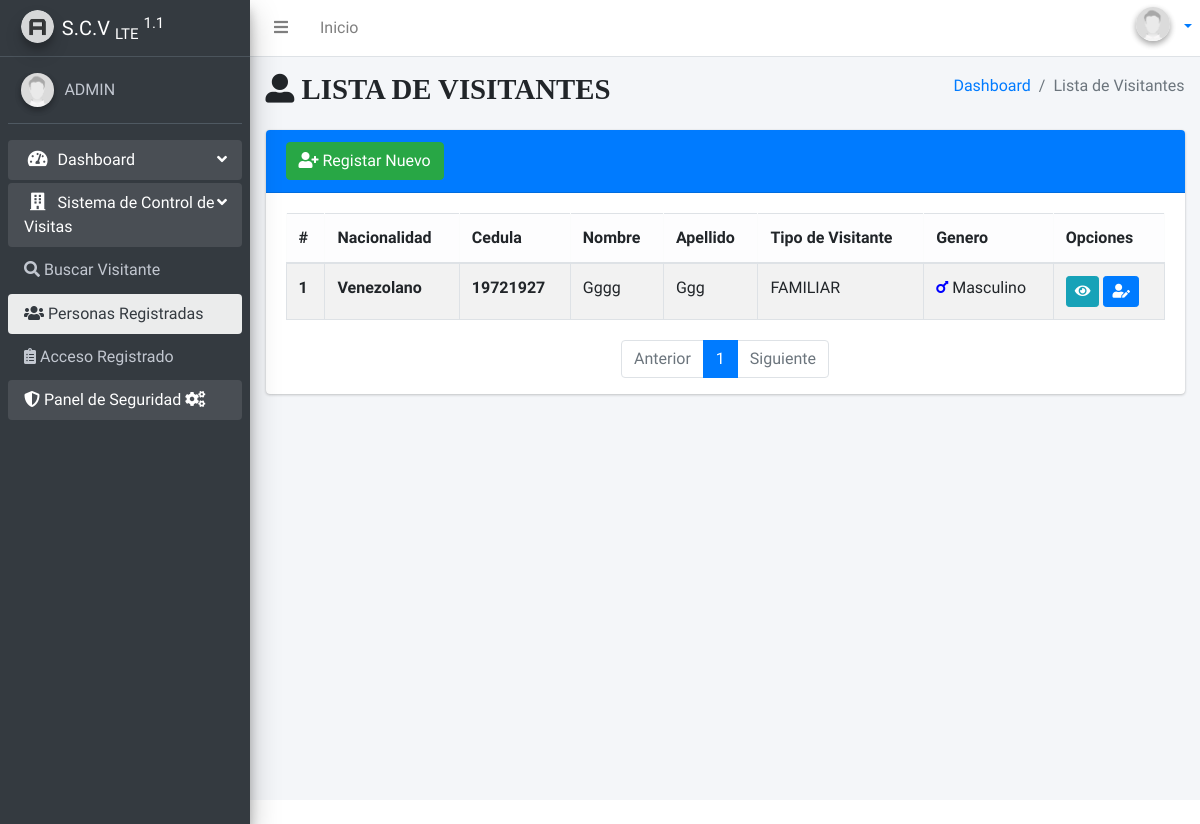
Page /person/list/ (signed in) on the earlier database version.
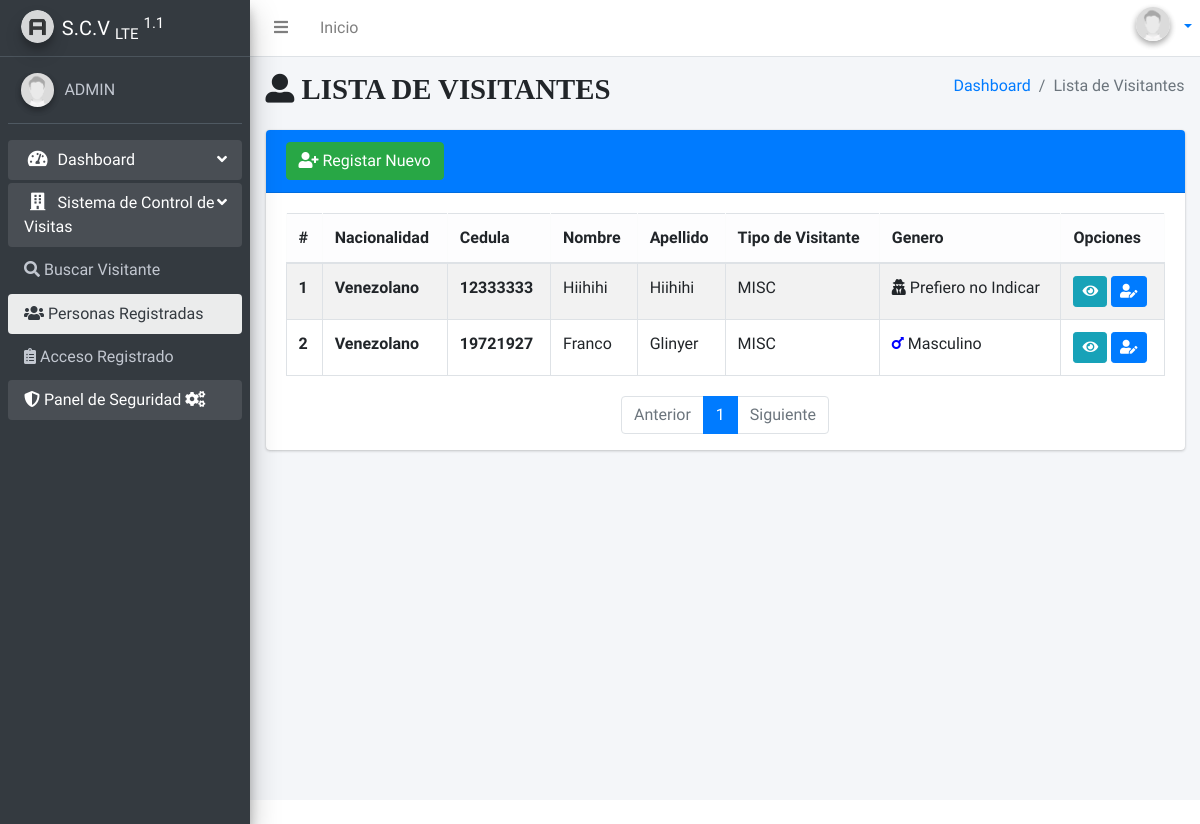
Same page on the later database version.
### apps/gav/models.py (models this page shows, shortened)
class Personas(models.Model):
    dni = models.CharField('Cedula', primary_key=True,  max_length=8,validators=[MinLengthValidator(6)])
    status = models.CharField('Tipo de visitante', max_length=1, choices=LISTA_ESTATUS, null=False, default='M')
    nac = models.CharField('Nacionalidad', max_length=2, choices=LIST_NAC, null=True, blank=True)
    first_name = models.CharField('Nombre', max_length=40,validators=[MinLengthValidator(3)])
    last_name = models.CharField('Apellido', max_length=40,validators=[MinLengthValidator(3)])
    gender = models.CharField('Género', max_length=1, choices=GENDER_CHOICES, default='B')
    class Meta:
        verbose_name = "Personas"
        verbose_name_plural = "Personas"
        ordering = ['-dni']

### apps/gav/views.py (the view)
# urls.py: path('person/list/',views.lperson,name='lperson'),
@login_required
@permission_required('gav.add_personas')
def lperson(request):
    try:
        persons = Personas.objects.all().order_by('dni')
        paginator = Paginator(persons, 8)
        page_number = request.GET.get('page')
        page_obj = paginator.get_page(page_number)
        context = {
            'page_obj': page_obj}
        return render(request, 'person/lperson.html', context)
    except Personas.DoesNotExist:
        return render(request, 'accesss/notfound.html')

### templates/person/lperson.html (shortened to what this page needs)
{% extends 'layouts/main.html' %}
{% block titlecontent %}
  <i class="fas fa-user-alt"> LISTA DE VISITANTES</i>
{% endblock %}
{% block titlemenu %}
  Lista de Visitantes
{% endblock %}
{% block content %}
  <div class="content">
    <div class="container-fluid">
   <div class="row">
        <div class="col">
          <div class="card card-primary">
            <div class="card-header">
             {% if perms.gav.add_personas%}
           <a href="{% url 'cperson' %}" class="btn btn-success"><i class="fa fa-user-plus" aria-hidden="true"></i> Registar Nuevo</a>
           {%endif%}
            </div>
            <div class="card-body">
              <table class="table table-striped table-bordered">
                <thead class="table-light">
                  <tr>
                    <th scope="col">#</th>
                    <th scope="col">Nacionalidad</th>
                    <th scope="col">Cedula</th>
                    <th scope="col">Nombre</th>
                    <th scope="col">Apellido</th>
                    <th scope="col">Tipo de Visitante</th>
                    <th scope="col">Genero</th>
                    <th scope="col">Opciones</th>
                  </tr>
                </thead>
                <tbody>
                  {% for person in page_obj %}
                    <tr>
                      <th>{{ forloop.counter }}</th>
                      <th >{{ person.get_nac_display }}</th>
                      <th>{{ person.dni }}</th>
                      <td>{{ person.first_name }}</td>
                      <td>{{ person.last_name }}</td>
                      <td>{{ person.get_status_display}}</td>
                      {%load static%}
                      <td>  {% if person.gender == 'M' %}
                        <i class="fas fa-mars" style="color :blue"> </i> {{ person.get_gender_display}}
             {% elif person.gender == 'F' %}
              <i class="fas fa-venus" style="color:pink"> </i> {{ person.get_gender_display}}
              {%else%}
              <i class="fas fa-user-secret">  </i> {{ person.get_gender_display}}
      {% endif %}
    </td>
                      <td>
                   <a class="btn btn-sm btn-info" href="{% url 'dperson' dni=person.dni %}"><i class="fa fa-eye" aria-hidden="true"></i></a>
                   {% if perms.gav.change_personas%}
                   <a class="btn btn-sm btn-primary" href="{%url 'eperson' person.dni %}"><i class="fas fa-user-edit"></i></a>
                   {%endif%}
                      </td>
                    </tr>
                  {% endfor %}
                </tbody>
              </table>
            </div>
            <nav aria-label="Page navigation example px-6">
              <ul class="pagination justify-content-center">
                {% if page_obj.has_previous %}
                  <li class="page-item">
                    <a class="page-link" href="?page={{ page_obj.previous_page_number }}">Anterior</a>
                  </li>
                {% else %}
                  <li class="page-item disabled">
                    <a class="page-link">Anterior</a>
                  </li>
                {% endif %}
                {% for page in page_obj.paginator.page_range %}
                  {% if page == page_obj.number %}
                    <li class="page-item active">
                      <a class="page-link" href="?page={{ page }}">{{ page }}</a>
                    </li>
                  {% else %}
                    <li class="page-item">
                      <a class="page-link" href="?page={{ page }}">{{ page }}</a>
                    </li>
                  {% endif %}
                {% endfor %}
                {% if page_obj.has_next %}
                  <li class="page-item">
                    <a class="page-link" href="?page={{ page_obj.next_page_number }}">Siguiente</a>
                  </li>
                {% else %}
                  <li class="page-item disabled">
                    <a class="page-link">Siguiente</a>
                  </li>
                {% endif %}
              </ul>
            </nav>
          </div>
        </div>
      </div>
    </div>
  </div>
{% endblock %}

Differences in the rows shown:
added Personas: nac "Venezolano", dni "12333333", first_name "Hiihihi", last_name "Hiihihi", status "MISC", gender "Prefiero no Indicar"
changed Personas "Masculino": first_name "Gggg" → "Franco"; last_name "Ggg" → "Glinyer"; status "FAMILIAR" → "MISC"
